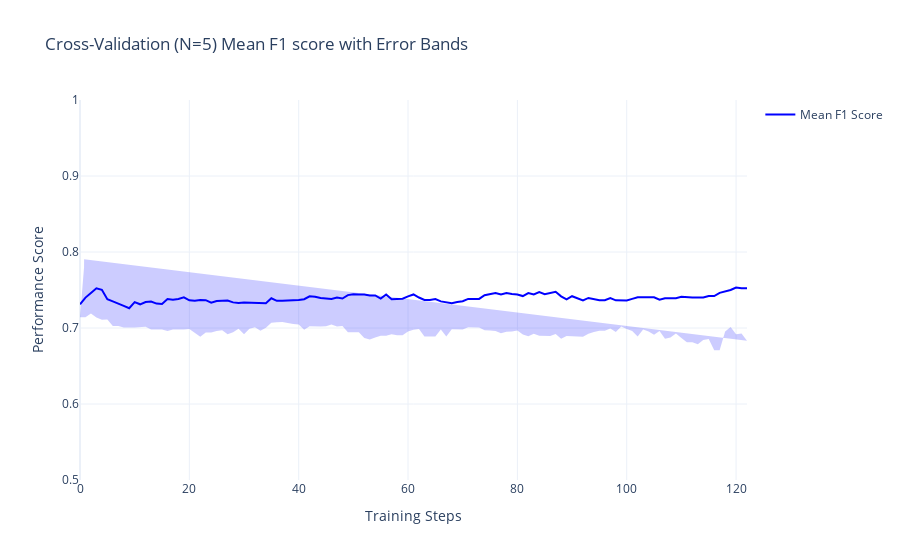
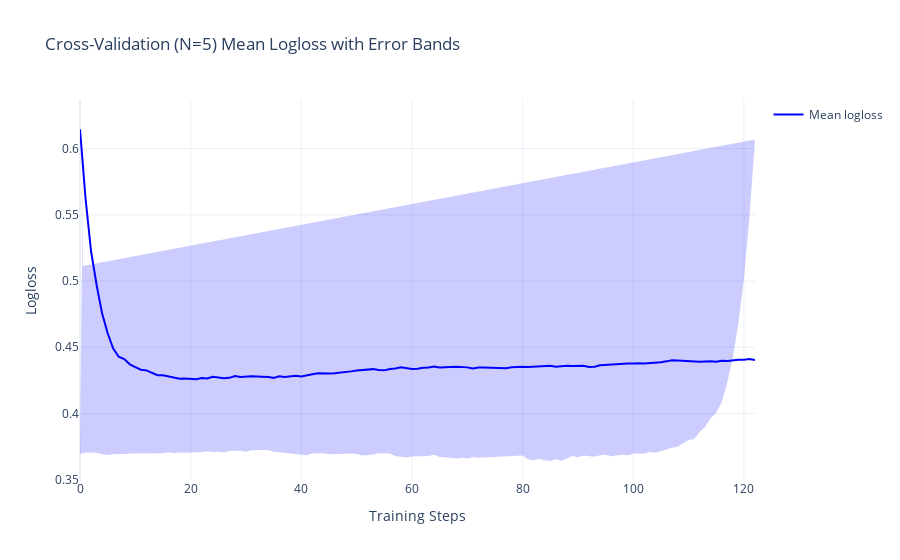

The notebook cell these images were saved under, in order:
### Markdown cell above
Fit model on full dataset:

### Code cell
from ARISA_DSML.train import train
params = joblib.load(best_params_path)
experiment_id = get_or_create_experiment("titanic_full_training")
mlflow.set_experiment(experiment_id=experiment_id)
model_path, model_params_path = train(X_train, y_train, categorical_indices, params, cv_results=cv_results)
